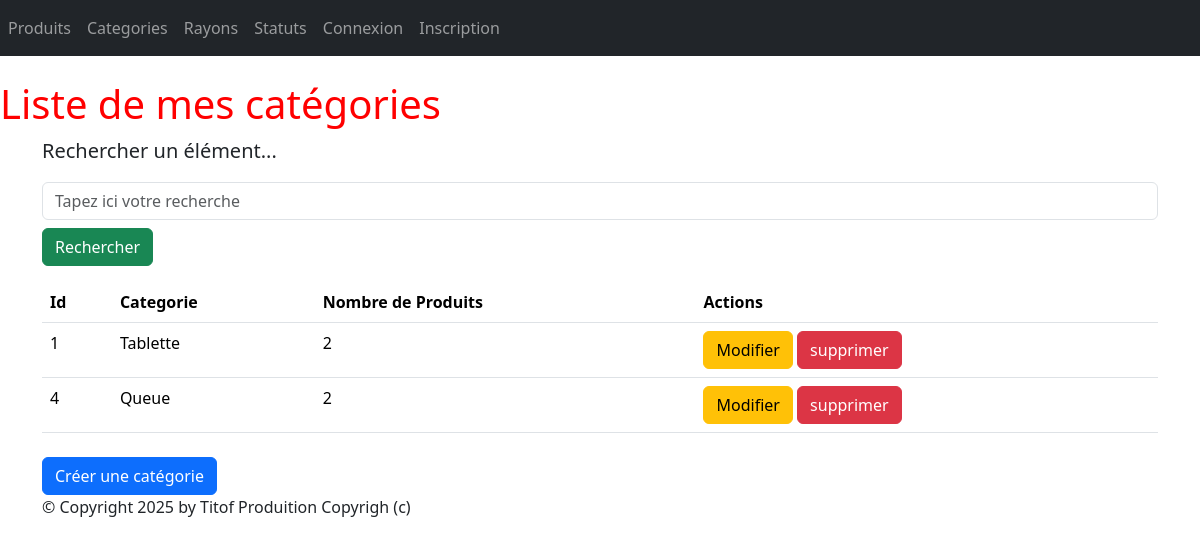
The app's page /monApp/categories/ with its own data.
### monApp/models.py (models this page shows, shortened)
class Categorie(models.Model):
    idCat = models.AutoField(primary_key=True)
    nomCat = models.CharField(max_length=100)

### monApp/views.py (the view)
# urls.py: path("categories/", views.CategorieListView.as_view(), name="lst_categories"),
class CategorieListView(ListView):
    model = Categorie
    template_name = "monApp/Read/list/categories.html"
    context_object_name = "categories"
    def get_queryset(self):
        query = self.request.GET.get('search')
        if query:
            return Categorie.objects.filter(nomCat__icontains=query).annotate(nb_produits=Count('produits_categorie'))
        return Categorie.objects.annotate(nb_produits=Count('produits_categorie'))
    def get_context_data(self, **kwargs):
        context = super(CategorieListView, self).get_context_data(**kwargs)
        context['titremenu'] = "Liste de mes catégories"
        return context

### monApp/templates/monApp/Read/list/categories.html
{% extends 'monApp/base.html' %}
{% block menu %}
<h1>{{titremenu}}</h1>
{% endblock %}
{% block contenu %}
<p class="lead mb-3 ml-0">Rechercher un élément...</p>
<form method="GET" action="" class="mb-3">
<input class="form-control" type="text" name="search" placeholder="Tapez ici votre recherche"
value="{{ request.GET.search }}">
<button type="submit" class="btn btn-success mt-2">Rechercher</button>
</form>
<table class="table">
    <thead>
        <th>Id</th>
        <th>Categorie</th>
        <th>Nombre de Produits</th>
        <th>Actions</th>
    </thead>
    <tbody>
        {% for categorie in categories %}
        <tr>
            <td onclick="window.location.href='{% url 'dtl_categorie' categorie.idCat %}';" style="cursor:pointer;">{{ categorie.idCat }} </td>
            <td onclick="window.location.href='{% url 'dtl_categorie' categorie.idCat %}';" style="cursor:pointer;">{{ categorie.nomCat }} </td>
            <td onclick="window.location.href='{% url 'dtl_categorie' categorie.idCat %}';" style="cursor:pointer;">{{ categorie.nb_produits }} </td>
            <td>
                <button onclick="window.location.href='{% url 'categorie_chng' categorie.idCat %}';" class="btn btn-warning">Modifier</button>
                <button onclick="window.location.href='{% url 'dlt_categorie' categorie.idCat %}';" class="btn btn-danger">supprimer</button>
            </td>
        </tr>
        {% endfor %}
    </tbody>
</table>
<button onclick="window.location.href='{% url 'crt_categorie' %}';" class="btn btn-primary mt-2">Créer une catégorie</button>
{% endblock %}

### static/styles.css (style rules this page uses)
h1 { color: red; }

### records on screen
Categorie: idCat "1", nomCat "Tablette", nb_produits "2"
Categorie: idCat "4", nomCat "Queue", nb_produits "2"

### other values on screen
{{ titremenu }} "Liste de mes catégories"
